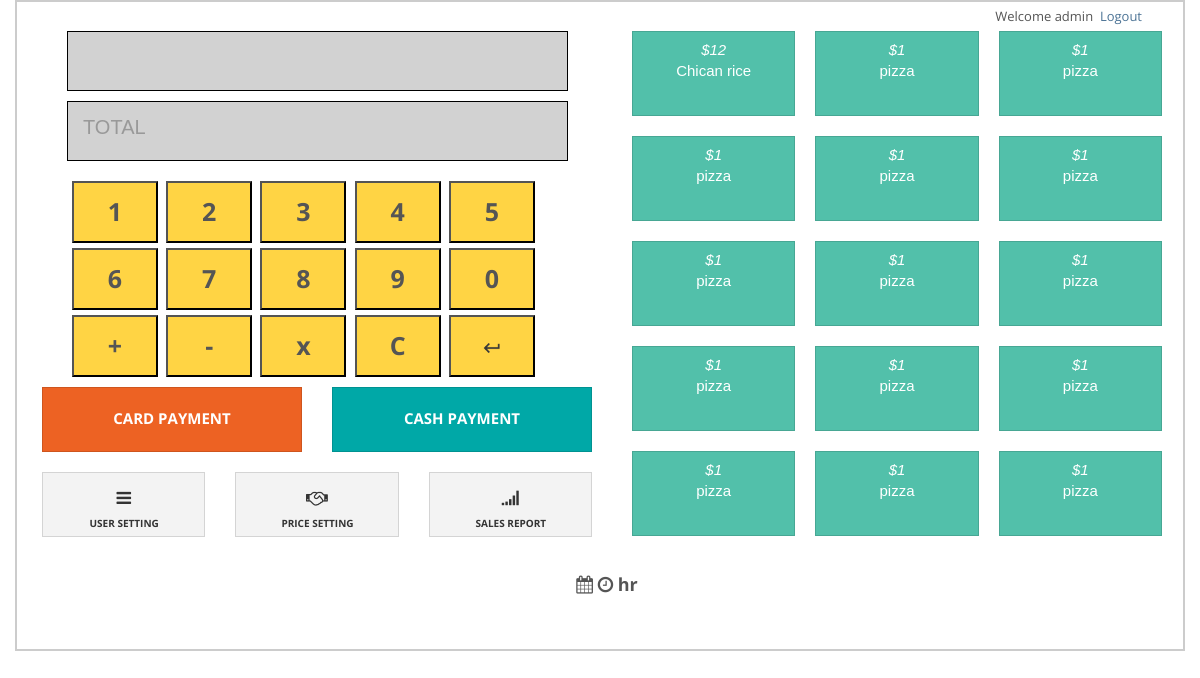
The app's page /index.php (signed in) with its own data.
### tables this page shows
CREATE TABLE IF NOT EXISTS `product` (
  `id` int(11) NOT NULL,
  `name` varchar(100) DEFAULT NULL,
  `price` int(100) NOT NULL,
  `user_id` int(11) NOT NULL
);

### index.php (called while the page is built, shortened)
<?php
include(DIR_COMMON_PATH.'header.php');
$user = new user();
include(DIR_TEMPLATE_PATH.'index.php');
include(DIR_COMMON_PATH.'footer.php');
?>

### lib/class.mysql.php (called while the page is built, shortened)
<?php
	class Mysql{
		static private $link = null;
		static private $connection_info = array();
		static private $where;
		function __construct(){
			self::$connection_info = array('host' => DB_HOST, 'user' => DB_USER, 'pass' => DB_PASS, 'db' => DB_NAME);
		}
		static private function connection(){
			if(!is_resource(self::$link) || empty(self::$link)){
				if(($link = mysqli_connect(self::$connection_info['host'], self::$connection_info['user'], self::$connection_info['pass'])) && mysqli_select_db($link,self::$connection_info['db'])){
					self::$link = $link;
				}else{
					throw new Exception('Could not connect to MySQL database.');
				}
			}
			return self::$link;
		}
		static private function __where($info, $type = 'AND'){
			$where = self::$where;
			foreach($info as $row => $value){
				if(empty($where)){
					$where = sprintf("WHERE `%s`='%s'", $row, mysqli_real_escape_string(self::$link,$value));
				}else{
					$where .= sprintf(" %s `%s`='%s'", $type, $row, mysqli_real_escape_string(self::$link,$value));
				}
			}
			self::$where = $where;
		}
		public function where($field, $equal = null){
			return $this;
		}
		static private function extra(){
			$extra = '';
			if(!empty(self::$where)) $extra .= ' '.self::$where;
			self::$where = null;
			return $extra;
		}
		public function get($table, $select = '*'){
			$sql = sprintf("SELECT %s FROM %s%s", $select, $table, self::extra());
			if(!($result = mysqli_query(self::$link,$sql))){
				throw new Exception('Error executing MySQL query: '.$sql.'. MySQL error '.mysqli_errno(self::$link).': '.mysqli_error(self::$link));
				$data = false;
			}elseif(mysqli_num_rows($result)){
				$num_rows = mysqli_num_rows($result);
				if($num_rows === 0){
					$data = false;
				}elseif(preg_match('/LIMIT 1/', $sql)){
					$data = mysqli_fetch_assoc($result);
				}else{
					$data = array();
					while($row = mysqli_fetch_assoc($result)){
						$data[] = $row;
					}
				}
			}else{
				$data = false;
			}
			return $data;
		}
	}

### lib/class.user.php (called while the page is built, shortened)
<?php
	class User{
            public $db ;
                public  function __construct() {
                $this->db = new Mysql();
            }
			public function getProductdata($user_id)
			{
				$this->db->where(array('user_id'=>$user_id));
                $userData = $this->db->get(CMS_PRODUCT);
				return $userData;
			}
	}

### templates/index.php (the view, shortened to what this page needs)
<div class="container" style="border:2px solid #ccc; padding:5px;">
          <div class="container" >
         	<div class="col-md-12 col-xs-12 col-sm-12">
			<div class="col-md-8 col-xs-4 col-sm-8">
			</div>
              <div class="col-md-4 col-xs-8 col-sm-4">
			    <div style="float:right">Welcome <?php echo $_SESSION['user_data']['name']; ?>&nbsp;<a href="logout.php"> Logout</a></div>
			</div>
 </div>
 </div>
 <div class="container">
          <div class="row">
          	<div class="col-md-12">
            	<div class="tabbable tabbable-custom tabbable-full-width">
               	<div class="tab-content row">
                 <div class="tab-pane active" id="tab_edit_account">
                      <div class="col-md-12">
                      <div class="widget">
                      <div class="widget-content">
                      	<div class="row">
                        	<div class="col-md-6 col-lg-6 col-sm-6" style=" margin-top:15px;">
                            	 <div id="result" class=" cal_teb">
                                 <div class="col-md-11 col-sm-10 col-xs-10" >
								 <input type="text" id="d" class="form-control input-sm chat-input input1  cal_teb remove_border1" placeholder="" onkeyup="e();" size="25"/ style="background:#d2d2d2; height:62px; margin-top:-5px; padding-left:0px !important; border-style: none!important; width:105%; font-size:20px !important;"  autocomplete="off" readonly required >
								 </div>
								 </div>
								 <div id="result" class="cal_teb">
                                 <div class="col-md-11 col-sm-10 col-xs-10">
                                 <input type="text" id="userinput" name="userinput" class="form-control  chat-input input1 remove_border1" placeholder="TOTAL" readonly size="25" style="background:#d2d2d2; height:62px; margin-top:-5px; padding-left:0px !important; font-size:20px !important;">
								 </div>
                                 </div>
                                <div id="main">
             <div id="first-rows" >
              <button value="1" class="btn-style num-bg num first-child" onclick='v("1","cal");e()'><strong><span style="font-size:25px;">1</span></strong></button>
              <button value="2" class="btn-style num-bg num" onclick='v("2","cal");e()'><strong> <span style="font-size:25px;">2</span></strong></button>
              <button value="3" class="btn-style num-bg num" onclick='v("3","cal");e()'><strong><span style="font-size:25px;">3</span></strong></button>
              <button value="4" class="btn-style num-bg num" onclick='v("4","cal");e()'><strong><span style="font-size:25px;">4</span></strong></button>
              <button value="5" class="btn-style num-bg num" onclick='v("5","cal");e()'><strong><span style="font-size:25px;">5</span></strong></button>
            </div>
               <div class="rows">
                   <button value="6" class="btn-style num-bg num first-child" onclick='v("6","cal");e()'><strong><span style="font-size:25px;">6</span></strong></button>
                   <button value="7" class="btn-style num-bg num " onclick='v("7","cal");e()'><strong><span style="font-size:25px;">7</span></strong></button>
                   <button value="8" class="btn-style num-bg num" onclick='v("8","cal");e()'><strong><span style="font-size:25px;">8</span></strong></button>
                   <button value="9" class="btn-style num-bg num" onclick='v("9","cal");e()'><strong><span style="font-size:25px;">9</span></strong></button>
                   <button value="0" class="btn-style num-bg num" onclick='v("0","cal");e()'><strong><span style="font-size:25px;">0</span></strong></button>
                </div>
                 <div class="rows" style="margin-top:5px;">
               		<button value="+" class="btn-style num-bg num first-child" onclick='v("+","aurth")'><strong><span style="font-size:25px;">+</span></strong></button>
                    <button value="-" class="btn-style num-bg num" onclick='v("-","aurth")'><strong><span style="font-size:25px;">-</span></strong></button>
                    <button value="*" class="btn-style num-bg num" onclick='v("*","aurth")'><strong><span style="font-size:25px;">x</span></strong></button>
                  <button value="c" class="btn-style num-bg num" onclick='reset();'><strong><span style="font-size:25px;">C</span></strong></button>
                  <button value="." class="btn-style num-bg num" onclick='back();e()'><span style="font-size:25px;"><img src="img/backspace.png" width="20" height="20"></span></button>
                 </div>
             </div>
             			<div class="row">
					 <div class="col-md-6 col-sm-6">
						<button type="submit" style="background-color:#ed6223; height:65px; color:#fff; " name ="card" id="card" onclick="card()" class="btn btn-icon input-block-level">
						<span>CARD PAYMENT</span>
						</button>
					 </div>
					<div class="col-md-6 col-sm-6" >
						<button type="submit" style="background-color:#00a8a7; height:65px; color:#fff; " onclick="cash()" name ="cash" id="c" class="btn btn-icon input-block-level ">
						<span>CASH PAYMENT </span>
						</button>
					 </div>
					</div>
		   <div class=" row">
				<div class="col-md-4 col-xs-12 col-sm-4"> <a href="user_profile.php" class="btn btn-icon input-block-level"> <i class="fa fa-bars" aria-hidden="true" ></i><div class="ram_set" style="text-align:center !important;margin-left:1px;">USER SETTING</div> </a> </div>
				   <div class="col-md-4 col-xs-12 col-sm-4"> <a href="price.php" class="btn btn-icon input-block-level"> <i class="fa fa-handshake-o" aria-hidden="true"></i><div class="ram_set" style="text-align:center !important;margin-left:1px;">PRICE SETTING</div> </a> </div>
					  <div class="col-md-4 col-xs-12 col-sm-4"> <a href="report.php" class="btn btn-icon input-block-level"><i class="fa fa-signal" aria-hidden="true"></i><div class="ram_set" style="text-align:center !important;margin-left:1px;">SALES REPORT</div> </a> </div>
							</div>
							</div>
	<div class="col-md-6 col-sm-6" style="margin-top:5px;">
						<?php
						$product = $user->getProductdata($_SESSION['user_data']['id']);
						$length = count($product);
						for($i=0;$i<$length;$i++)
						{
							if($product[$i]['price']!="" && $product[$i]['price']!="0")
							{
							?>
							<div class="col-md-4 col-sm-4" style="padding:0px 10px !important;">
							<div style="background-color:#52c0aa !important; color:#fff; font-family:arial !important; font-size:15px !important; font-weight:normal !important;height:85px; width:100%;padding:7px 0px !important;text-align:center;" href="#" class="btn btn-icon input-block-level" onclick='v("$<?php echo $product[$i]['price']; ?>","pr");e()'>
								 <i class="icon"><?php echo "$".$product[$i]['price']; ?></i>
								  <p>
									 <?php
										$ar_str = mb_split ("#", $product[$i]['name']);
									 ?>
									 <?php echo trim($ar_str[0]).'<br />'.trim(isset($ar_str[1])?$ar_str[1]:'');?>
								</p>
							</div>
							</div>
							<?php
							}
						}
						?>
				</div>
			  </div>
			  </div>
		  </div>
	   </div>
       <div class="widget-content align-center" style="margin-top:-30px;" >
	<p style="font-size:18px;"> <i class="icon-calendar"></i> <span></span><b id="ti" style="font-family:arial !important;"></b>  <i class="icon-time"></i> <span></span><b id="ht"></b><b id="mt"></b><strong>hr</strong ></p>
	 </div>
	</div>
	</div>
	</div>
	</div>
	</div>
	</div>
  </div>

### common/header.php (shortened to what this page needs)
<!DOCTYPE html>
 <html lang="en">
<head>
<link href="<?php echo PUBLIC_PATH; ?>bootstrap/css/bootstrap.min.css" rel="stylesheet" type="text/css"/>
<link href="<?php echo PUBLIC_PATH; ?>assets/css/main.css" rel="stylesheet" type="text/css"/>
<link href="<?php echo PUBLIC_PATH; ?>assets/css/plugins.css" rel="stylesheet" type="text/css"/>
<link href="<?php echo PUBLIC_PATH; ?>assets/css/responsive.css" rel="stylesheet" type="text/css"/>
<link href="<?php echo PUBLIC_PATH; ?>assets/css/icons.css" rel="stylesheet" type="text/css"/>
<link rel="stylesheet" type="text/css" media="all" href="jsDatePick_ltr.min.css" />
<link rel="stylesheet" href="<?php echo PUBLIC_PATH; ?>assets/css/fontawesome/font-awesome.min.css">
<link rel="stylesheet" href="https://cdnjs.cloudflare.com/ajax/libs/font-awesome/4.7.0/css/font-awesome.min.css">
</head>
<body>

### common/footer.php (shortened to what this page needs)
          </body>
</html>

### public/assets/css/main.css (style rules this page uses)
* { outline:none!important }
html,body { height:100% }
body { font-family:"Open Sans","Helvetica Neue",Helvetica,Arial,sans-serif;color:#555;font-size:13px }
.container { max-width:none!important;padding:0 20px }
.align-center { text-align:center;margin:0 auto }
a { color:#4d7496 }
.btn,.ui-state-default,.ui-widget-content .ui-state-default,.ui-widget-header .ui-state-default,.ColVis_MasterButton,.fc-state-default { background-color:#f3f3f3;background-image:none;filter:none;border:0;-webkit-box-shadow:none;-moz-box-shadow:none;box-shadow:none;padding:6px 13px;text-shadow:none;font-size:17px;font-weight:bolder;color:#333;font-size:17px;cursor:pointer;border:1px solid #d9d9d9;border:1px solid rgba(0,0,0,0.13);-webkit-border-radius:0;-moz-border-radius:0;border-radius:0;position:relative;z-index:1;-webkit-user-select:none;-moz-user-select:none;-ms-user-select:none;-o-user-select:none;user-select:none }
.btn-icon { margin:10px 0; -webkit-transition:all .3s ease;-moz-transition:all .3s ease;-o-transition:all .3s ease;transition:all .3s ease }
.btn-icon i { margin:10px }
.widget { margin-top:0;margin-bottom:25px;padding:0 }
img { width:auto\9;height:auto;max-width:100%;vertical-align:middle;border:0;-ms-interpolation-mode:bicubic }
label,input,button,select,textarea { font-size:15px!important; }
textarea,input[type="text"],input[type="password"],input[type="datetime"],input[type="datetime-local"],input[type="date"],input[type="month"],input[type="time"],input[type="week"],input[type="number"],input[type="email"],input[type="url"],input[type="search"],input[type="tel"],input[type="color"],.uneditable-input { -webkit-appearance:none!important;color:#555;padding:6px 6px!important;font-weight:normal;vertical-align:top;background-color:#fff;background-image:none!important;filter:none!important;-webkit-border-radius:0;-moz-border-radius:0;border-radius:0 }
select,textarea,input[type="text"],input[type="password"],input[type="datetime"],input[type="datetime-local"],input[type="date"],input[type="month"],input[type="time"],input[type="week"],input[type="number"],input[type="email"],input[type="url"],input[type="search"],input[type="tel"],input[type="color"],.uneditable-input { -webkit-border-radius:0;-moz-border-radius:0;border-radius:0 }
.form-control { height:32px;font-size:13px;-webkit-border-radius:0;-moz-border-radius:0;border-radius:0 }
.input-sm { height:26px;font-size:12px!important }
.input-block-level { display:block;width:100% }
input,textarea { -webkit-box-shadow:none;-moz-box-shadow:none;box-shadow:none }
input[disabled],select[disabled],textarea[disabled],input[readonly],select[readonly],textarea[readonly] { cursor:not-allowed;background-color:#f9f9f9;color:#000; font-size:14px; }
.tabbable-custom { -webkit-border-radius:0;-moz-border-radius:0;border-radius:0;margin-bottom:15px }
.tabbable-custom>.tab-content { -webkit-border-radius:0;-moz-border-radius:0;border-radius:0;padding:10px;overflow:auto;margin-top:0 }
.tabbable-custom.tabbable-full-width>.tab-content { border-left:none;border-right:0;border-bottom:0;padding:20px 0 }
.remove_border1 { box-shadow:none !important; }
.ram_set { margin:0px; padding:0px; }

### public/assets/css/plugins.css (style rules this page uses)
#result { display:block; font-family: sans-serif; width:91%; height:60px; margin:0 0 10px auto; text-align: right; border:1px solid #000; background:#d2d2d2; color:#fff; font-size:25px; margin-left: 25px; outline: none; overflow: hidden; letter-spacing: 4px; position: relative; }
#first-rows { margin-bottom: 20px; position: relative; top:10px; }
.rows { width:auto; margin-top:10px; }
.btn-style { width:17%; height:62px; margin-left:5px; }
.first-child { margin-left:25px; }
.num-bg { background:#ffd444; color:#ooo; font-size:26px; cursor:pointer; outline:none; }

### public/assets/css/responsive.css (style rules this page uses)
@media screen and (min-width: 768px) { .rows { margin-left:5px; } }
@media screen and (min-width: 768px) { #first-rows { margin-left:5px !important; } }
@media screen and (min-width:1024px) { .ram_set { font-size:12px; } }
@media screen and (min-width:800px) { #main { margin-left:40px; } }
@media screen and (min-width:800px) { .first-child { margin-left:-15px; } }
@media screen and (min-width:800px) { .ram_set { font-size:10px; margin-left:-5px; } }
@media screen and (min-width:800px) { .rows { margin-top:-5px; } }
@media screen and (min-width:768px) { #main { margin-left:40px; } }
@media screen and (min-width:768px) { .first-child { margin-left:-15px; } }
@media screen and (min-width:768px) { .ram_set { font-size:10px; margin-left:-10px; } }

### records on screen
product: price "12", name "Chican rice"
product: price "1", name "pizza"
product: price "1", name "pizza"
product: price "1", name "pizza"
product: price "1", name "pizza"
product: price "1", name "pizza"
product: price "1", name "pizza"
product: price "1", name "pizza"
product: price "1", name "pizza"
product: price "1", name "pizza"
product: price "1", name "pizza"
product: price "1", name "pizza"
product: price "1", name "pizza"
product: price "1", name "pizza"
product: price "1", name "pizza"

### other values on screen
$_SESSION['user_data']['name'] "admin"
